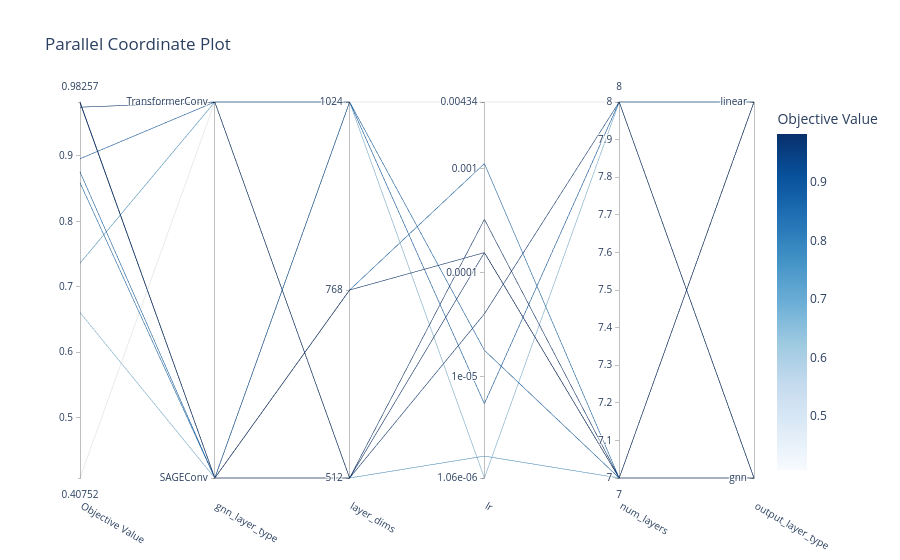

Notebook source saved alongside this figure:
### Code cell
if use_optuna:
    display(optuna.visualization.plot_parallel_coordinate(study))

### Figure 1 — Plotly figure (JSON) as saved in the notebook; plotly's stock layout.template omitted (floating-point values rounded to 4 significant figures)
{"data": [{"dimensions": [{"label": "Objective Value", "range": [0.4075, 0.9826], "values": [0.9821, 0.9826, 0.9746, 0.736, 0.9813, 0.8592, 0.4075, 0.8756, 0.8958, 0.6606]}, {"label": "gnn_layer_type", "range": [0, 1], "ticktext": ["SAGEConv", "TransformerConv"], "tickvals": [0, 1], "values": [0, 0, 1, 1, 0, 0, 1, 0, 1, 0]}, {"label": "layer_dims", "range": [0, 2], "ticktext": ["512", "768", "1024"], "tickvals": [0, 1, 2], "values": [0, 0, 0, 0, 1, 1, 2, 2, 2, 2]}, {"label": "lr", "range": [-5.975, -2.363], "ticktext": ["1.06e-06", "1e-05", "0.0001", "0.001", "0.00434"], "tickvals": [-5.975, -5, -4, -3, -2.363], "values": [-3.81, -3.491, -4.398, -5.765, -3.81, -2.954, -2.363, -4.748, -5.261, -5.975]}, {"label": "num_layers", "range": [7, 8], "values": [7, 7, 8, 7, 7, 7, 8, 7, 8, 8]}, {"label": "output_layer_type", "range": [0, 1], "ticktext": ["gnn", "linear"], "tickvals": [0, 1], "values": [0, 1, 0, 1, 1, 0, 1, 1, 1, 0]}], "labelangle": 30, "labelside": "bottom", "line": {"color": [0.9821, 0.9826, 0.9746, 0.736, 0.9813, 0.8592, 0.4075, 0.8756, 0.8958, 0.6606], "colorbar": {"title": {"text": "Objective Value"}}, "colorscale": [[0, "rgb(247,251,255)"], [0.125, "rgb(222,235,247)"], [0.25, "rgb(198,219,239)"], [0.375, "rgb(158,202,225)"], [0.5, "rgb(107,174,214)"], [0.625, "rgb(66,146,198)"], [0.75, "rgb(33,113,181)"], [0.875, "rgb(8,81,156)"], [1, "rgb(8,48,107)"]], "reversescale": false, "showscale": true}, "type": "parcoords"}], "layout": {"title": {"text": "Parallel Coordinate Plot"}}}
